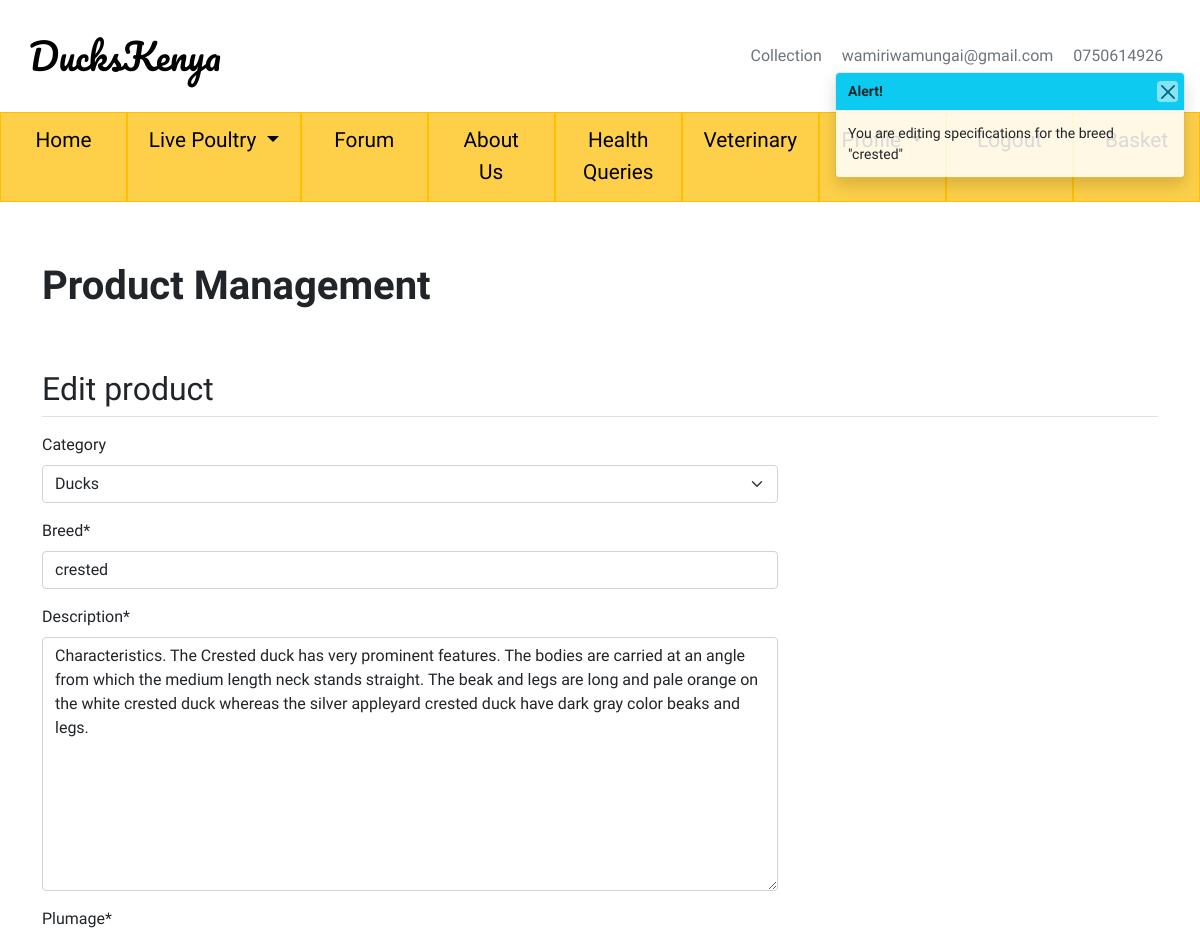
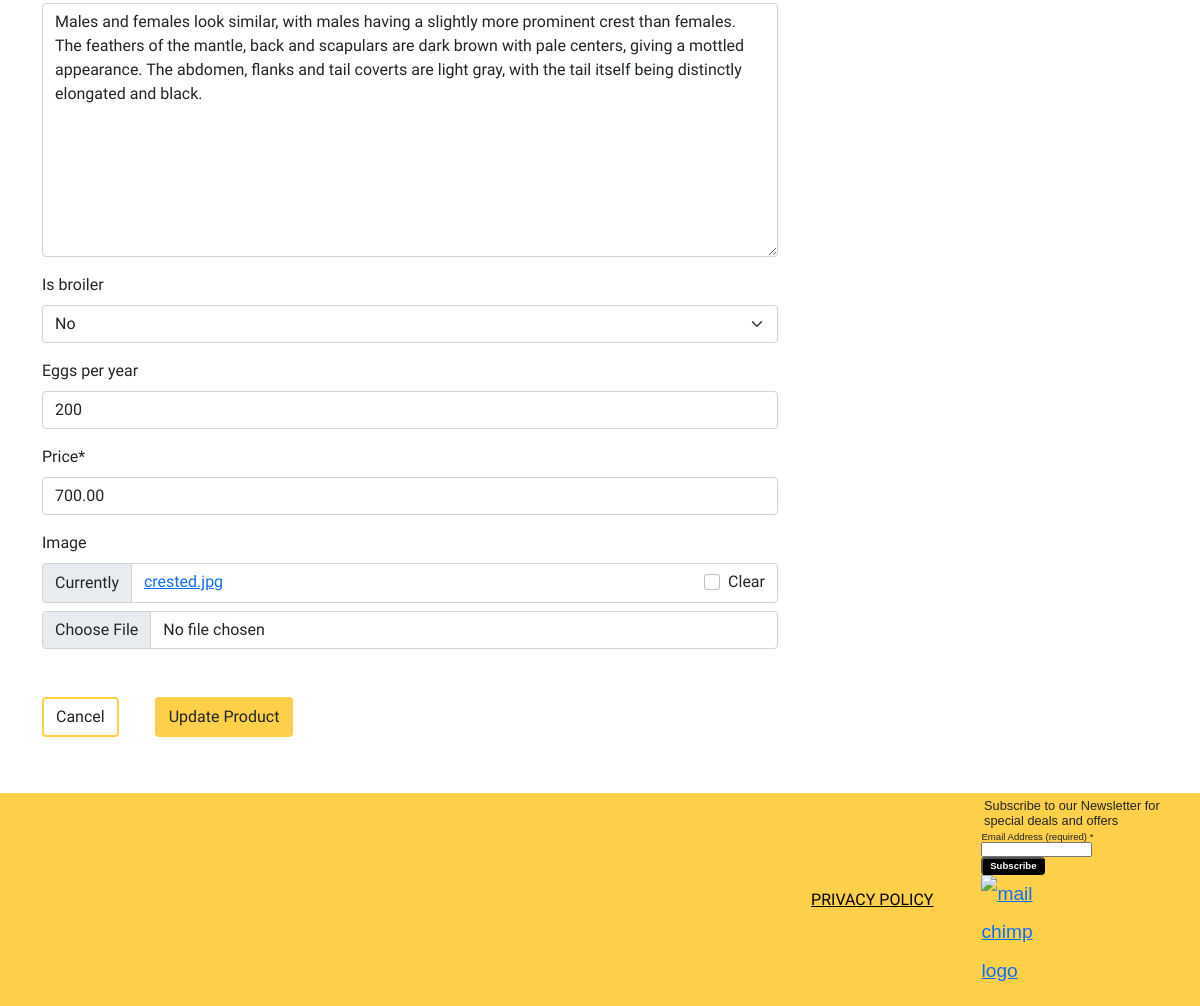
/products/edit/1/ (signed in), run on the app's committed database (2 pictures, top to bottom).
### products/models.py (models this page shows, shortened)
class Product(models.Model):
    category = models.ForeignKey(
        'Category', null=True, blank=True, on_delete=models.CASCADE)
    breed = models.CharField(max_length=80)
    description = models.TextField()
    plumage = models.TextField()
    is_broiler = models.BooleanField(default=False, null=True, blank=True)
    eggs_per_year = models.IntegerField(null=True, blank=True)
    price = models.DecimalField(max_digits=6, decimal_places=2)
    image = models.ImageField(null=True, blank=True)

### products/views.py (the view)
# urls.py: path('edit/<int:product_id>/', views.edit_product, name='edit_product'),
@login_required
def edit_product(request, product_id):
    if not request.user.is_superuser:
        messages.error(request, 'Sorry, only store owners can do that.')
        return redirect(reverse('home'))
    product = get_object_or_404(Product, pk=product_id)
    if request.method == 'POST':
        form = ProductForm(request.POST, request.FILES, instance=product)
        if form.is_valid():
            form.save()
            messages.success(request, 'Successfully updated product!')
            return redirect(reverse('product_detail', args=[product.id]))
        else:
            messages.error(
                request,
                'Failed to update product. Please ensure the form is valid.')
    else:
        form = ProductForm(instance=product)
        messages.info(
            request,
            f'You are editing specifications for the breed "{product.breed}"')
    template = 'products/edit_product.html'
    context = {
        'form': form,
        'product': product,
    }
    return render(request, template, context)

### products/forms.py
class ProductForm(forms.ModelForm):
    class Meta:
        model = Product
        fields = '__all__'

### basket/contexts.py (called while the page is built, shortened)
def basket_contents(request):
    basket_items = []
    total = 0
    product_count = 0
    delivery = 0
    basket = request.session.get('basket', {})
    grand_total = delivery + total
    context = {
        'basket_items': basket_items,
        'total': total,
        'product_count': product_count,
        'delivery': delivery,
        'grand_total': grand_total,
    }
    return context

### products/models.py (called while the page is built)
    def __str__(self):
        return self.name

### products/templates/products/edit_product.html (shortened to what this page needs)
{% extends "base.html" %}
{% load static %}
{% block content %}
    <h1>Product Management</h1>
    <h2 class="mb-3 mt-5 pb-2 border-bottom">Edit product</h2>
    <div class="row">
        <div class="col-12 col-md-8">
            <form method="POST" action="{% url 'edit_product' product.id %}" class="form mb-2" enctype="multipart/form-data">
                {{ form | crispy }}
                <div class="mt-5">
                    <a class="btn btn-white-bg" href="{% url 'categories' %}">
                        Cancel
                    </a>
                    <button class="btn btn-colour-bg" type="submit">
                        Update Product
                    </button>
                </div>
            </form>
        </div>
    </div>
{% endblock %}

### static/css/base.css (style rules this page uses)
:root { --primary-color: #FED049; --primary-color-dark: #ffbf00; }
*, *::before, *::after { box-sizing: border-box; padding: 0; margin: 0; }
html { height: 100%; }
body { min-height: 100%; display: flex; flex-direction: column; font-family: 'Varela Round', sans-serif; }
h1 { font-weight: 800; margin: 1.5em 0; }
button { line-height: normal; }
.btn-white-bg { border: 2px solid var(--primary-color); margin-right: 2em; }
.btn-colour-bg { border: 2px solid var(--primary-color); }
.btn-colour-bg, .btn-white-bg:hover { background-color: var(--primary-color); }

### static/css/chatbot.css (style rules this page uses)
* { box-sizing: border-box; }

### data on the page
Product: category "Ducks", breed "crested", description "Characteristics. The Crested duck has very prominent features. The bodies are carried at an angle from which the medium length neck stands straight. The beak and legs are long and pale orange on the white crested duck whereas the silver appleyard crested duck have dark gray color beaks and legs.", plumage "Males and females look similar, with males having a slightly more prominent crest than females. The feathers of the mantle, back and scapulars are dark brown with pale centers, giving a mottled appearance. The abdomen, flanks and tail coverts are light gray, with the tail itself being distinctly elongated and black.", is_broiler "No", eggs_per_year "200", price "700.00"

### other printed values
{{ message }} "You are editing specifications for the breed \"crested\""
